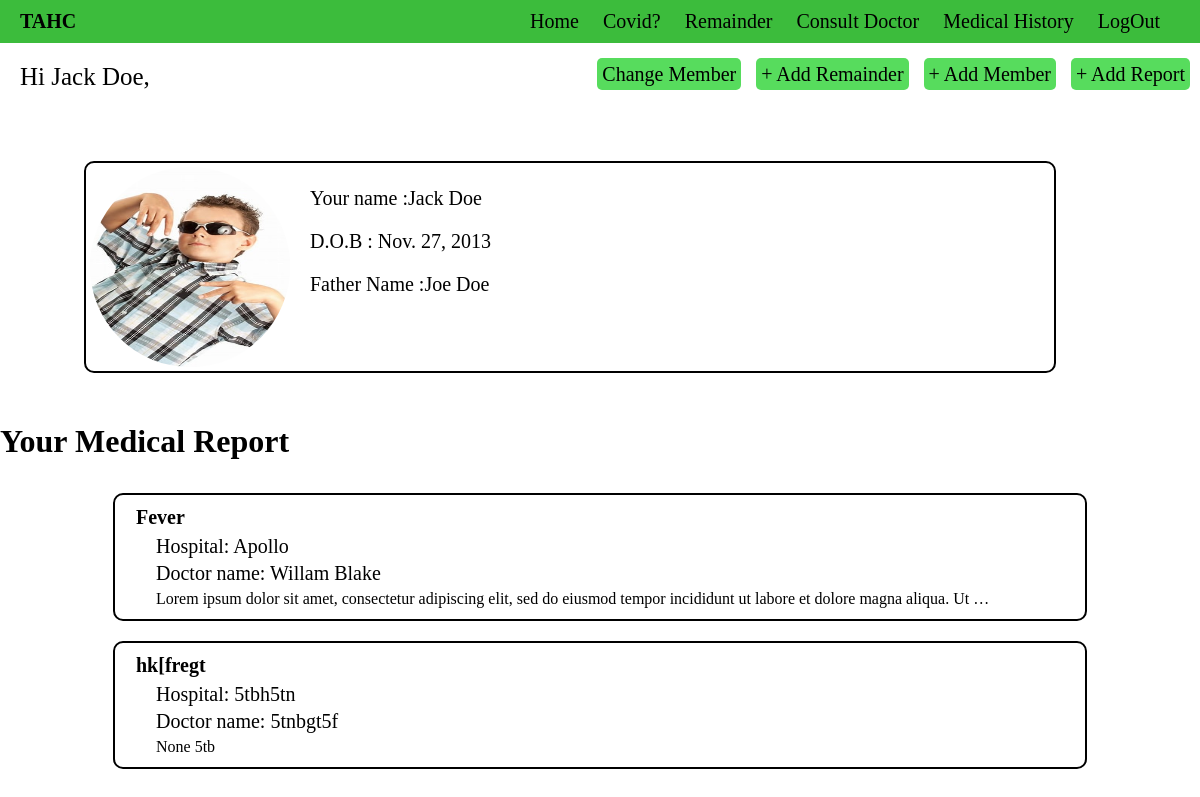
Screenshot of /patient_profile/Jack Doe (signed in) with the database file from the repository.
### Health/models.py (models this page shows, shortened)
class Patient(models.Model):
    host = models.ForeignKey(User, on_delete=models.CASCADE, null=True)
    user_name = models.CharField(max_length=30)
    profile_pic = models.ImageField( null=True, default="avater.svg")
    Date_of_birth = models.DateField(null=True)
    user_relationship = models.CharField(max_length=30)
    father_name = models.CharField(max_length=30)
    mother_name = models.CharField(max_length=30)
    street = models.CharField(max_length=100)
    city = models.CharField(max_length=30)
    state = models.CharField(max_length=30)
    country = models.CharField(max_length=30)

class Medical_Report(models.Model):
    host = models.ForeignKey(User, on_delete=models.CASCADE, null=True)
    person = models.ForeignKey(Patient,on_delete=models.CASCADE,null=True)
    description = models.TextField(max_length=300,default="None ")
    Report_name = models.CharField(max_length=100)
    Hospital = models.CharField(max_length=100)
    Patient_name = models.CharField(max_length=100)
    Doctor_name = models.CharField(max_length=100)
    Date_of_scan = models.DateTimeField()
    Date_of_recieved = models.DateTimeField()
    doctor_prescription= models.TextField(max_length=300,default="None ")
    Blood_pressure = models.IntegerField()
    Sugar_level = models.IntegerField()

### Health/views.py (the view)
# urls.py: path('patient_profile/<str:pk>',views.patient_profile,name = "patient_profile"),
def patient_profile(request, pk):
    form = Patient.objects.get(user_name=pk)
    medical_report = Medical_Report.objects.filter(person=form)
    remainder = Remainder.objects.filter(host = request.user)
    context = {"form": form, "medical_report": medical_report}
    return render(request, 'Health/patient_profile.html', context)

### Health/templates/Health/patient_profile.html
{% extends 'main.html' %}
{% block content %}
<div class="add_home_detail">
    <div class="left_home_wel">Hi {{form.user_name}},</div>
    <div class="right_home_mem">
        <a href="{% url 'choice_acc' %}">Change Member</a>
        <a href="{% url 'add_remainder' %}">+ Add Remainder</a>
        <a href="{% url 'patient_form' %}">+ Add Member</a>
        <a href="{% url 'medical_form' form.user_name  %}">+ Add Report</a>
    </div>
</div>
<div class="choice_acc">
    <div class="parent_choice_acc">
        <div class="left">
            <img src="{{form.profile_pic.url}}" alt="" ,width="100px">
        </div>
        <div class="child_acc">
            <p>Your name :{{form.user_name}}</p>
            <p>D.O.B : {{form.Date_of_birth}}</p>
            <p>Father Name :{{form.father_name}}</p>
        </div>
    </div>
</div>
<h1> Your Medical Report</h1>
<div class="medical_show">
    {% for divs in medical_report %}
    <div class="box2">
        <a href="{% url 'medical_form_view' divs.id %}">
            <div class="username_view_medi">
                <p>{{divs.Report_name}}</p>
            </div>
            <div class="p-1">
                <p class="p-1">Hospital: {{divs.Hospital}}</p>
                <p class="p-1">Doctor name: {{divs.Doctor_name}}</p>
            </div>
            <p>{{divs.description|truncatewords:20}}</p>
        </a>
    </div>
    {% endfor %}
</div>
{% endblock content %}

### static/styles/main.css (style rules this page uses)
body { margin: 0px; padding: 0px; }
.add_home_detail { display: flex; justify-content: space-between; }
.add_home_detail .left_home_wel { margin: 20px 20px; font-size: 25px; }
.add_home_detail .right_home_mem { margin: 20px 5px; font-size: 20px; }
.add_home_detail .right_home_mem a { padding: 5px; margin: 5px; text-decoration: none; color: black; background-color: #57dc5d; border-radius: 5px; }
.choice_acc { margin: 30px; display: flex; align-items: center; flex-direction: column; width: 90vw; }
.choice_acc .parent_choice_acc { display: flex; margin: 20px 20px; padding: 4px; border: 2px solid black; border-radius: 10px; width: 80vw; }
.choice_acc .left { display: flex; justify-content: space-around; align-items: space-around; }
.choice_acc .left img { border-radius: 50%; width: 200px; height: 200px; }
.choice_acc .child_acc { width: 40vw; margin: 0px 20px; }
.choice_acc .child_acc p { font-size: 20px; }
.medical_show { margin: 20px 20px; width: 80vw; padding: 2px 30px; display: flex; flex-direction: column; width: 80vw; margin: 10px auto; justify-content: space-around; align-items: center; }
.medical_show .box2 { margin: 10px 20px; width: 80vw; padding: 7px 5px; border: 2px black solid; border-radius: 10px; }
.medical_show .box2 .username_view_medi { margin: 2px 0px 6px -20px; font-size: 20px; font-weight: bold; }
.box2 a { text-decoration: none; color: black }
.medical_show .box2 p { margin: 4px 3vw; }
.p-1 { font-size: 20px; margin: 5px 0px; }

### rows the page displays
Patient: user_name "Jack Doe", profile_pic (picture), Date_of_birth "Nov. 27, 2013", father_name "Joe Doe"
Medical_Report: Report_name "Fever", Hospital "Apollo", Doctor_name "Willam Blake", description "Lorem ipsum dolor sit amet, consectetur adipiscing elit, sed do eiusmod tempor incididunt ut labore et dolore magna aliqua. Ut …"
Medical_Report: Report_name "hk[fregt", Hospital "5tbh5tn", Doctor_name "5tnbgt5f", description "None 5tb"
